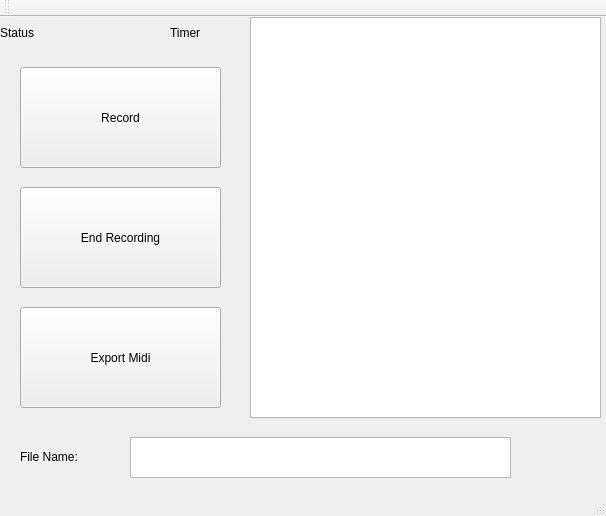
<?xml version="1.0" encoding="UTF-8"?>
<ui version="4.0">
 <class>Music</class>
 <widget class="QMainWindow" name="Music">
  <property name="geometry">
   <rect>
    <x>0</x>
    <y>0</y>
    <width>606</width>
    <height>516</height>
   </rect>
  </property>
  <property name="windowTitle">
   <string>Music</string>
  </property>
  <widget class="QWidget" name="centralWidget">
   <widget class="QPushButton" name="Record">
    <property name="geometry">
     <rect>
      <x>20</x>
      <y>50</y>
      <width>201</width>
      <height>101</height>
     </rect>
    </property>
    <property name="text">
     <string>Record</string>
    </property>
   </widget>
   <widget class="QPushButton" name="StopRecord">
    <property name="geometry">
     <rect>
      <x>20</x>
      <y>170</y>
      <width>201</width>
      <height>101</height>
     </rect>
    </property>
    <property name="text">
     <string>End Recording</string>
    </property>
   </widget>
   <widget class="QPushButton" name="ExportMidi">
    <property name="geometry">
     <rect>
      <x>20</x>
      <y>290</y>
      <width>201</width>
      <height>101</height>
     </rect>
    </property>
    <property name="text">
     <string>Export Midi</string>
    </property>
   </widget>
   <widget class="QLabel" name="background">
    <property name="geometry">
     <rect>
      <x>-200</x>
      <y>-40</y>
      <width>1421</width>
      <height>981</height>
     </rect>
    </property>
    <property name="text">
     <string>TextLabel</string>
    </property>
   </widget>
   <widget class="QLabel" name="status">
    <property name="geometry">
     <rect>
      <x>0</x>
      <y>0</y>
      <width>171</width>
      <height>31</height>
     </rect>
    </property>
    <property name="text">
     <string>Status</string>
    </property>
   </widget>
   <widget class="QTextEdit" name="cmd">
    <property name="geometry">
     <rect>
      <x>250</x>
      <y>0</y>
      <width>351</width>
      <height>401</height>
     </rect>
    </property>
    <property name="readOnly">
     <bool>true</bool>
    </property>
   </widget>
   <widget class="QLabel" name="timer">
    <property name="geometry">
     <rect>
      <x>170</x>
      <y>0</y>
      <width>81</width>
      <height>31</height>
     </rect>
    </property>
    <property name="text">
     <string>Timer</string>
    </property>
   </widget>
   <widget class="QLabel" name="watermark">
    <property name="geometry">
     <rect>
      <x>520</x>
      <y>400</y>
      <width>81</width>
      <height>71</height>
     </rect>
    </property>
    <property name="text">
     <string/>
    </property>
    <property name="pixmap">
     <pixmap resource="watermark.qrc">:/new/logo/IMG-1898.jpg</pixmap>
    </property>
    <property name="scaledContents">
     <bool>true</bool>
    </property>
   </widget>
   <widget class="QTextEdit" name="filename">
    <property name="geometry">
     <rect>
      <x>130</x>
      <y>420</y>
      <width>381</width>
      <height>41</height>
     </rect>
    </property>
   </widget>
   <widget class="QLabel" name="filelabel">
    <property name="geometry">
     <rect>
      <x>20</x>
      <y>410</y>
      <width>111</width>
      <height>61</height>
     </rect>
    </property>
    <property name="lineWidth">
     <number>-1</number>
    </property>
    <property name="text">
     <string>File Name:</string>
    </property>
    <property name="textFormat">
     <enum>Qt::RichText</enum>
    </property>
    <property name="scaledContents">
     <bool>true</bool>
    </property>
    <property name="wordWrap">
     <bool>true</bool>
    </property>
    <property name="margin">
     <number>5</number>
    </property>
   </widget>
   <zorder>background</zorder>
   <zorder>Record</zorder>
   <zorder>StopRecord</zorder>
   <zorder>ExportMidi</zorder>
   <zorder>status</zorder>
   <zorder>timer</zorder>
   <zorder>cmd</zorder>
   <zorder>watermark</zorder>
   <zorder>filename</zorder>
   <zorder>filelabel</zorder>
  </widget>
  <widget class="QToolBar" name="mainToolBar">
   <attribute name="toolBarArea">
    <enum>TopToolBarArea</enum>
   </attribute>
   <attribute name="toolBarBreak">
    <bool>false</bool>
   </attribute>
  </widget>
  <widget class="QStatusBar" name="statusBar"/>
 </widget>
 <layoutdefault spacing="6" margin="11"/>
 <resources>
  <include location="watermark.qrc"/>
 </resources>
 <connections/>
</ui>
